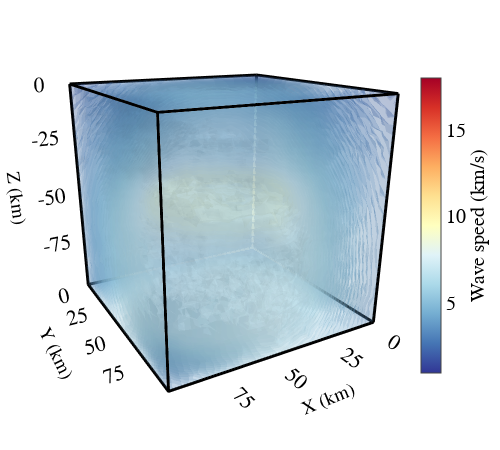

Here is the notebook cell this chart was saved with:
### Code cell
model_autoencoder=model_autoencoder.to('cpu')
z=torch.tensor(z)
beta=1
p=torch.logit(z/beta)
V_re=model_autoencoder.decoder(p.reshape(1,-1)).detach().clone().cpu().numpy()[0][0]
grid_size_x= int((config['x(km)'][1]-config['x(km)'][0])/dx+1)
grid_size_y= int((config['y(km)'][1]-config['y(km)'][0])/dx+1)
grid_size_z= int((config['z(km)'][1]-config['z(km)'][0])/dx+1)
x = np.linspace(config['x(km)'][0],config['x(km)'][1],grid_size_x)
y = np.linspace(config['y(km)'][0],config['y(km)'][1],grid_size_y)
z = np.linspace(config['z(km)'][0],config['z(km)'][1],grid_size_z)
X, Y, Z = np.meshgrid(x,y,z)
fig=plot3D(V_re,X,vmin=1,vmax=18,colorbar=True)

### Figure 1 — Plotly figure (JSON) as saved in the notebook; plotly's stock layout.template omitted (floating-point values rounded to 4 significant figures; data arrays with more than 128 entries replaced by an {"elided": "..."} marker saying what was removed)
{"data": [{"colorbar": {"len": 0.7, "thickness": 20, "tickfont": {"color": "black", "family": "Helvetica", "size": 20}, "title": {"font": {"color": "black", "family": "Helvetica", "size": 20}, "side": "right", "text": "Wave speed (km/s)"}, "x": 0.93, "y": 0.5}, "colorscale": [[0, "rgb(165,0,38)"], [0.1, "rgb(215,48,39)"], [0.2, "rgb(244,109,67)"], [0.3, "rgb(253,174,97)"], [0.4, "rgb(254,224,144)"], [0.5, "rgb(255,255,191)"], [0.6, "rgb(224,243,248)"], [0.7, "rgb(171,217,233)"], [0.8, "rgb(116,173,209)"], [0.9, "rgb(69,117,180)"], [1, "rgb(49,54,149)"]], "isomax": 18, "isomin": 1, "opacity": 0.2, "reversescale": true, "showlegend": false, "showscale": true, "surface": {"count": 100}, "type": "volume", "value": {"elided": "17576 float values"}, "x": {"elided": "17576 int values"}, "y": {"elided": "17576 int values"}, "z": {"elided": "17576 int values"}}, {"line": {"color": "black", "width": 6}, "mode": "lines", "showlegend": false, "type": "scatter3d", "x": [0, 25, 25, 0, 0], "y": [0, 0, 25, 25, 0], "z": [-25, -25, -25, -25, -25]}, {"line": {"color": "black", "width": 6}, "mode": "lines", "showlegend": false, "type": "scatter3d", "x": [0, 25, 25, 0, 0], "y": [0, 0, 25, 25, 0], "z": [0, 0, 0, 0, 0]}, {"line": {"color": "black", "width": 6}, "mode": "lines", "showlegend": false, "type": "scatter3d", "x": [0, 0], "y": [0, 0], "z": [-25, 0]}, {"line": {"color": "black", "width": 6}, "mode": "lines", "showlegend": false, "type": "scatter3d", "x": [0, 0], "y": [25, 25], "z": [-25, 0]}, {"line": {"color": "black", "width": 6}, "mode": "lines", "showlegend": false, "type": "scatter3d", "x": [25, 25], "y": [0, 0], "z": [-25, 0]}, {"line": {"color": "black", "width": 6}, "mode": "lines", "showlegend": false, "type": "scatter3d", "x": [25, 25], "y": [25, 25], "z": [-25, 0]}], "layout": {"font": {"color": "black", "family": "Helvetica", "size": 16}, "height": 450, "margin": {"b": 0, "l": 0, "r": 0, "t": 0}, "scene": {"bgcolor": "rgba(0,0,0,0)", "camera": {"center": {"x": 0, "y": 0, "z": -0.1}, "eye": {"x": 1.074, "y": 1.906, "z": 0.6952}}, "xaxis": {"showbackground": false, "ticktext": [0, 25, 50, 75, 100], "tickvals": [0, 6, 13, 19, 26], "title": {"text": "X (km)"}}, "yaxis": {"showbackground": false, "ticktext": [0, 25, 50, 75, 100], "tickvals": [0, 6, 13, 19, 26], "title": {"text": "Y (km)"}}, "zaxis": {"showbackground": false, "ticktext": [0, -25, -50, -75, -100], "tickvals": [0, -6, -13, -19, -26], "title": {"text": "Z (km)"}}}, "width": 500}}
